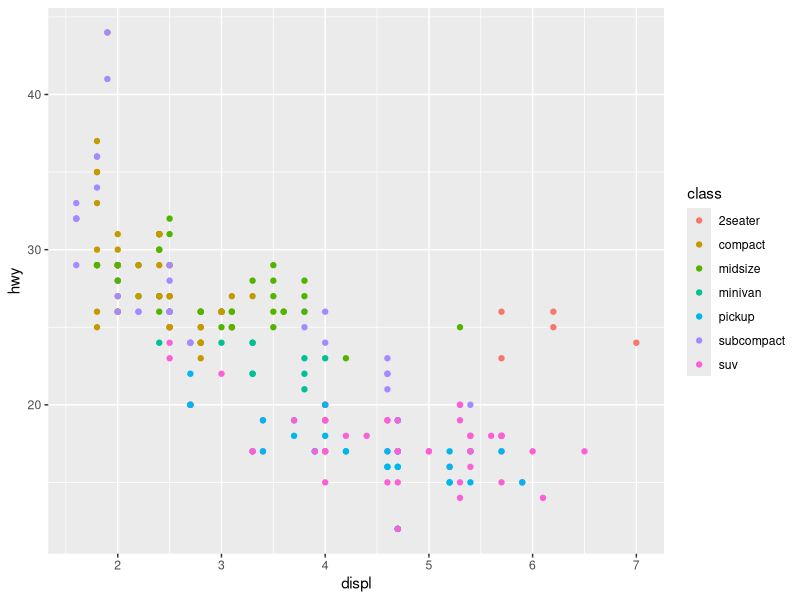
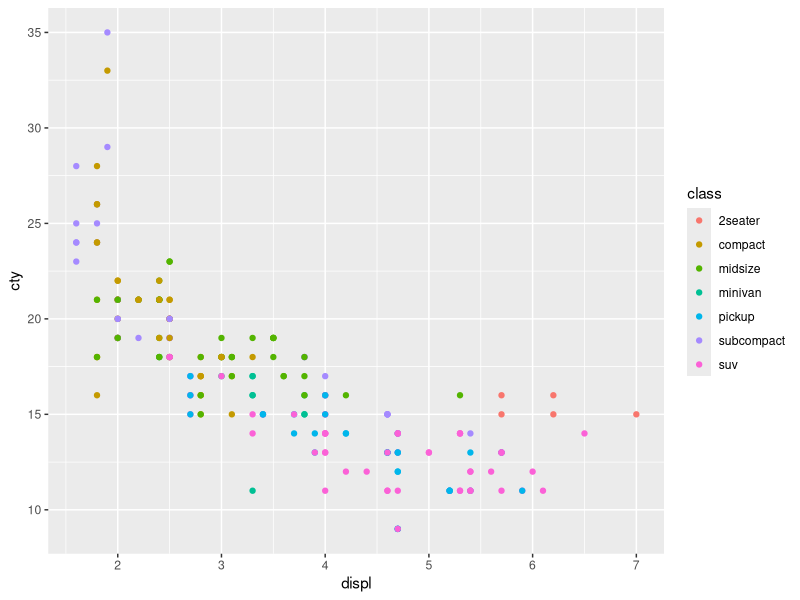
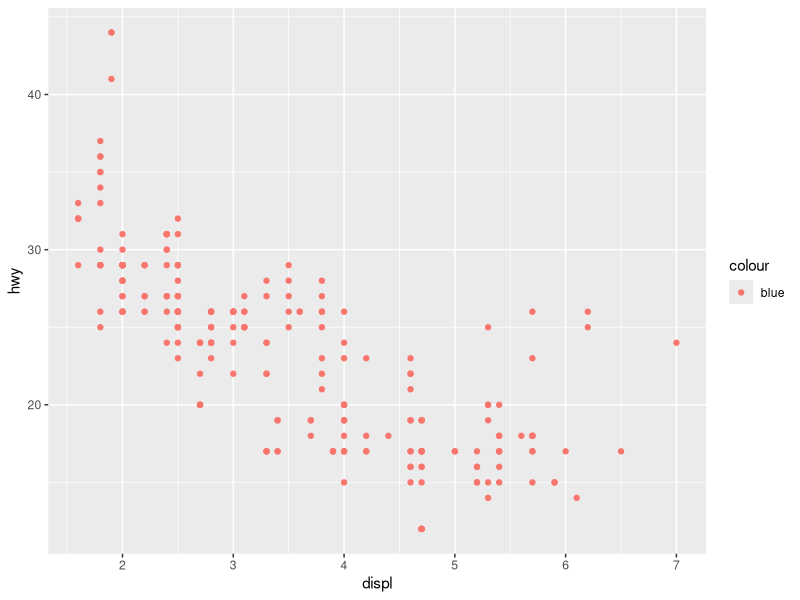
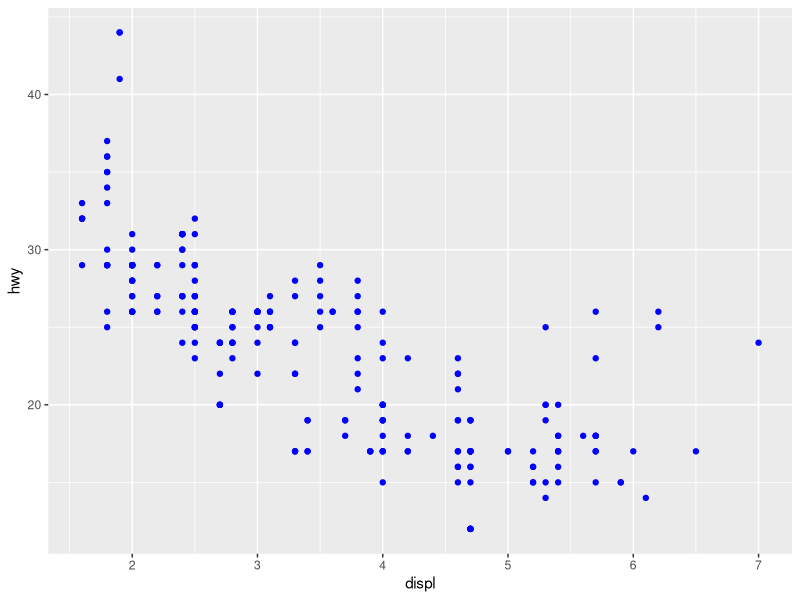
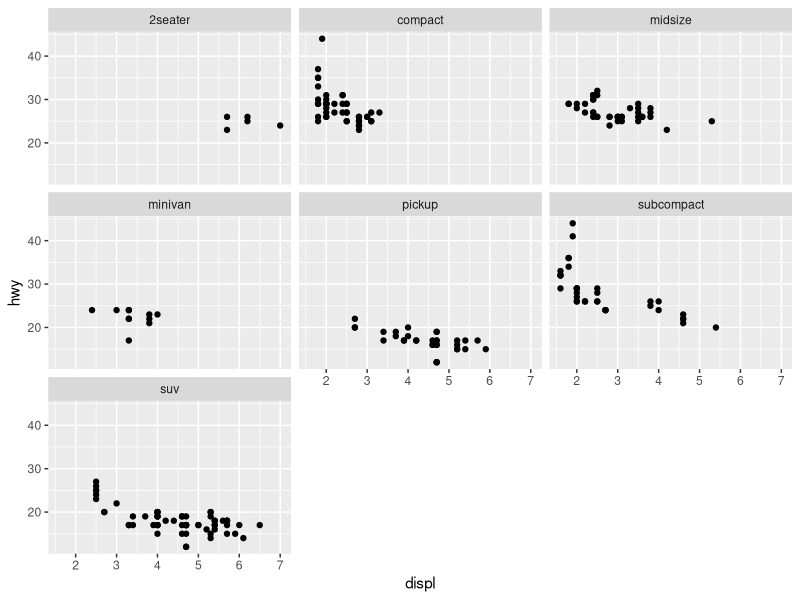

The R source for these figures, in order:
## ---- chunk 1
library(tidyverse)
## ---- chunk 2
mpg
## ---- chunk 3
ggplot(data = mpg) + 
  geom_point(mapping = aes(x = displ, y = hwy, color = class))
## ---- chunk 4
ggplot(mpg, aes(displ, cty, colour = class)) + 
  geom_point()
## ---- chunk 5
ggplot(mpg, aes(displ, hwy)) + geom_point(aes(colour = "blue"))
ggplot(mpg, aes(displ, hwy)) + geom_point(colour = "blue")
## ---- chunk 6
ggplot(mpg, aes(displ, hwy)) + 
  geom_point() + 
  facet_wrap(~class)
